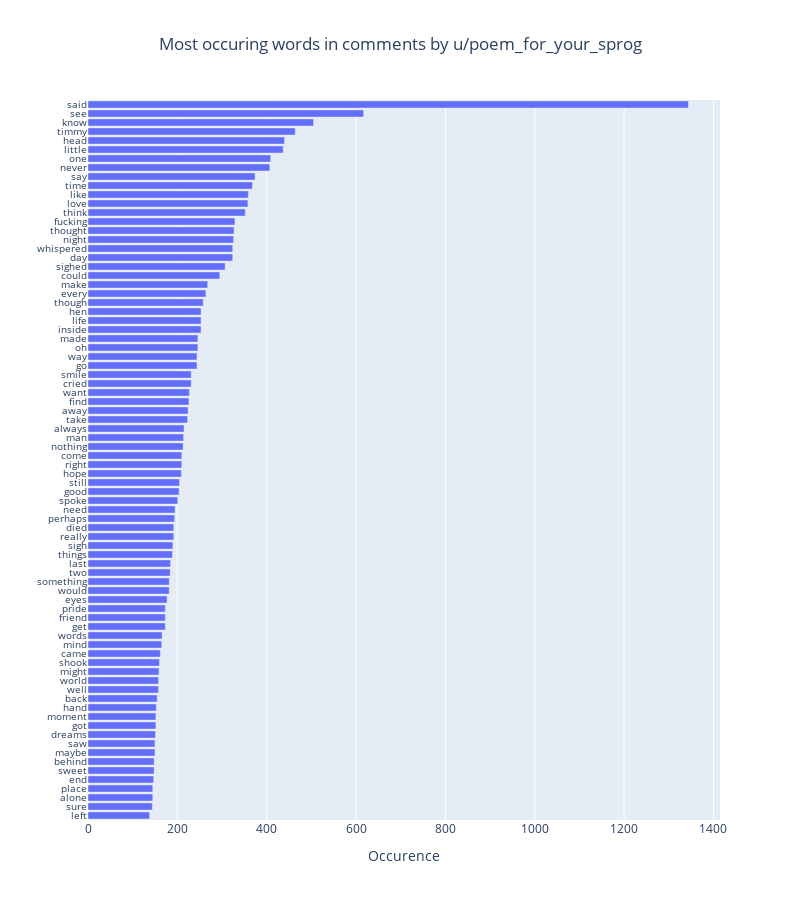

This figure's notebook cell:
### Code cell
fig = go.Figure()
fig.add_trace(go.Bar(
    y=[x[0] for x in most_common[::-1]],
    x=[x[1] for x in most_common[::-1]],
    name='SF Zoo',
    orientation='h'
    )
)
fig.update_layout(
        width=800, 
        height=900,
        title='Most occuring words in comments by u/poem_for_your_sprog',
        title_x=0.5,
        xaxis_title='Occurence',
        yaxis_title='',
        yaxis=dict(
            tickfont=dict( size=10),
            tickvals=[x[0] for x in most_common[::-1]]
    )
)
fig.show()

### Figure 1 — Plotly figure (JSON) as saved in the notebook; plotly's stock layout.template omitted (floating-point values rounded to 4 significant figures)
{"data": [{"name": "SF Zoo", "orientation": "h", "type": "bar", "x": [138, 144, 145, 145, 147, 148, 148, 150, 150, 151, 152, 152, 153, 155, 158, 158, 159, 160, 162, 165, 166, 173, 173, 173, 177, 182, 182, 184, 185, 189, 190, 192, 192, 194, 195, 201, 204, 205, 209, 210, 210, 213, 214, 215, 223, 224, 226, 227, 231, 231, 244, 244, 246, 246, 253, 253, 253, 258, 264, 268, 295, 307, 324, 324, 326, 327, 329, 352, 358, 359, 368, 374, 407, 409, 437, 440, 464, 505, 617, 1344], "y": ["left", "sure", "alone", "place", "end", "sweet", "behind", "maybe", "saw", "dreams", "got", "moment", "hand", "back", "well", "world", "might", "shook", "came", "mind", "words", "get", "friend", "pride", "eyes", "would", "something", "two", "last", "things", "sigh", "really", "died", "perhaps", "need", "spoke", "good", "still", "hope", "right", "come", "nothing", "man", "always", "take", "away", "find", "want", "cried", "smile", "go", "way", "oh", "made", "inside", "life", "hen", "though", "every", "make", "could", "sighed", "day", "whispered", "night", "thought", "fucking", "think", "love", "like", "time", "say", "never", "one", "little", "head", "timmy", "know", "see", "said"]}], "layout": {"height": 900, "title": {"text": "Most occuring words in comments by u/poem_for_your_sprog", "x": 0.5}, "width": 800, "xaxis": {"title": {"text": "Occurence"}}, "yaxis": {"tickfont": {"size": 10}, "tickvals": ["left", "sure", "alone", "place", "end", "sweet", "behind", "maybe", "saw", "dreams", "got", "moment", "hand", "back", "well", "world", "might", "shook", "came", "mind", "words", "get", "friend", "pride", "eyes", "would", "something", "two", "last", "things", "sigh", "really", "died", "perhaps", "need", "spoke", "good", "still", "hope", "right", "come", "nothing", "man", "always", "take", "away", "find", "want", "cried", "smile", "go", "way", "oh", "made", "inside", "life", "hen", "though", "every", "make", "could", "sighed", "day", "whispered", "night", "thought", "fucking", "think", "love", "like", "time", "say", "never", "one", "little", "head", "timmy", "know", "see", "said"], "title": {"text": ""}}}}
